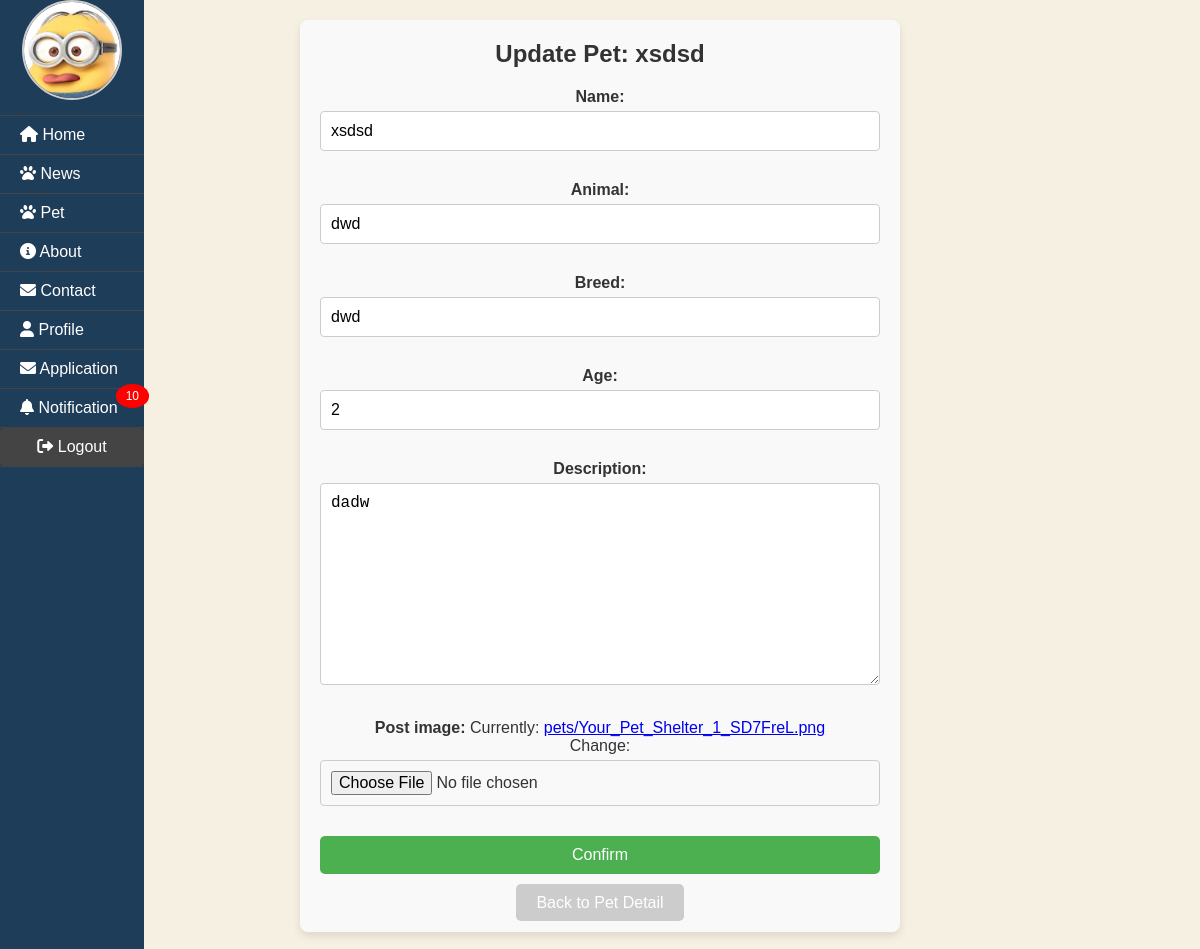
Page /pets/18/edit/ (signed in) on the committed database.
### app/models.py (models this page shows, shortened)
class Profile(models.Model):
    user = models.OneToOneField(User, on_delete=models.CASCADE)
    age = models.IntegerField(null=True, blank=True)
    gender = models.CharField(max_length=1)
    phone_number = models.CharField(max_length=15)
    image = models.ImageField(upload_to='profile_images/', blank=True, null=True, default='profile_images/default_profile.jpg')

class Pet(models.Model):
    name = models.CharField(max_length=100)
    animal = models.CharField(max_length=50)
    breed = models.CharField(max_length=50)
    age = models.IntegerField()
    description = models.TextField()
    post_image = models.ImageField(upload_to='pets/')
    owner = models.ForeignKey(User, null=True, blank=True, on_delete=models.SET_NULL)
    is_adopted = models.BooleanField(default=False)

### app/views.py (the view, shortened to what this page needs)
# urls.py: path('pets/<int:pk>/edit/', PetUpdateView.as_view(), name='pet_update'),
@method_decorator(login_required, name='dispatch')
class PetUpdateView(UpdateView):
    model = Pet
    fields = ['name', 'animal', 'breed', 'age', 'description', 'post_image']
    template_name = 'app/pet_update.html'

### app/context_processor.py (called while the page is built)
def notification_count(request):
    if request.user.is_authenticated:
        unread_count = Notification.objects.filter(user=request.user, is_read=False).count()
    else:
        unread_count = 0
    return {'unread_notification_count': unread_count}

### app/templates/app/pet_update.html (shortened to what this page needs)
{% extends 'app/base.html' %}
{% load static %}
{% block content %}
    <div class="update-pet-form-container">
        <h2 class="update-pet-title">Update Pet: {{ pet.name }}</h2>
        <form action="{% url 'pet_update' pet.pk %}"  enctype="multipart/form-data" method="post" class="update-pet-form" >
            {{ form.as_p }}
            <input type="submit" value="Confirm" class="btn btn-primary">
        </form>
            <div class="back-to-detail-link">
                <a href="{% url 'pet_detail' pet.pk %}" class="btn btn-secondary">Back to Pet Detail</a>
            </div>
    </div>
{% endblock content %}

### app/templates/app/base.html (shortened to what this page needs)
<!DOCTYPE html>
{% load static %}
<html lang="en">
<head>
    <link rel="stylesheet" href="https://cdnjs.cloudflare.com/ajax/libs/font-awesome/6.0.0-beta3/css/all.min.css">
    <link rel="stylesheet" href="{% static 'css/base.css' %}">
</head>
<body>
    <div class="wrapper">
        <div class="sidebar">
            <ul class="sidebar-menu">
               <li class="user-info">
                    {% if user.is_authenticated %}
                        <img class="user-avatar"
                             src="{% if user.profile.image %}{{ user.profile.image.url }}{% else %}{% static 'images/default_profile.jpg' %}{% endif %}"
                             alt="Profile Image">
                    {% else %}
                        <img class="user-avatar" src="{% static 'images/favicon.ico' %}" alt="Default Profile Image">
                    {% endif %}
                </li>
                    <li><a href="{% url 'home' %}"><i class="fas fa-home"></i><span> Home </span></a></li>
                    <li><a href="{% url 'news' %}"><i class="fas fa-paw"></i><span> News </span></a></li>
                    <li><a href="{% url 'pets' %}"><i class="fas fa-paw"></i><span> Pet </span></a></li>
                    <li><a href="{% url 'about' %}"><i class="fas fa-info-circle"></i><span> About </span></a></li>
                    <li><a href="{% url 'contact' %}"><i class="fas fa-envelope"></i><span> Contact </span></a></li>
                     {% if user.is_authenticated %}
                    <li><a href="{% url 'profile' %}"><i class="fas fa-user"></i><span> Profile</span></a></li>
                    {% if user.is_staff %}
                        <li><a href="{% url 'adoption_application' %}"><i class="fas fa-envelope"></i><span> Application</span></a></li>
                    {% endif %}
                     <li>
                        <a href="{% url 'notification_list' %}" class="sidebar-menu-item" >
                            <i class="fas fa-bell"></i> Notification
                            {% if unread_notification_count > 0 %}
                                <span class="notification-badge">{{ unread_notification_count }}</span>
                            {% endif %}
                        </a>
                    </li>
                    <li>
                        <form action="{% url 'logout' %}" method="post" class="logout-form">
                            <button type="submit"><i class="fas fa-sign-out-alt"></i><span> Logout</span></button>
                        </form>
                    </li>
                {% else %}
                    <li><a href="{% url 'login' %}" class="login-link"><i class="fas fa-sign-in-alt"></i><span> Login</span></a></li>
                {% endif %}
            </ul>
        </div>
        <div class="content">
            {% block content %}
            {% endblock content %}
        </div>
    </div>
</body>
</html>

### static/css/base.css (style rules this page uses)
* { box-sizing: border-box; margin: 0; padding: 0; }
html, body { font-family: Arial, sans-serif; display: flex; height: 100%; width: 100%; }
.wrapper { display: flex; background-color: #003366; height: 100%; width: 100%; }
.sidebar { flex: 12%; width: 12%; background-color: #1e3d59; color: white; position: fixed; top: 0; left: 0; height: 100%; transition: width 0.3s ease; }
.content { flex: 88%; background-color: #f5f0e1; height: 100%; width: 88%; padding: 20px; transition: margin-left 0.3s ease; overflow-y: auto; overflow-x: auto; }
.sidebar-menu { list-style: none; padding: 0; }
.sidebar-menu li { border-bottom: 1px solid #444; }
.sidebar-menu a { color: white; text-decoration: none; padding: 10px 20px; display: block; transition: background-color 0.3s ease; position: relative; }
.notification-badge { background-color: red; color: white; padding: 5px 10px; border-radius: 50%; position: absolute; top: -5px; right: -5px; font-size: 12px; }
.logout-form button { background-color: #444; color: #fff; padding: 10px 20px; border: none; width: 100%; text-align: center; cursor: pointer; font-size: 16px; transition: background-color 0.3s ease; }
button { background-color: #6b705c; color: white; border: none; padding: 10px 20px; border-radius: 4px; cursor: pointer; }
h2 { text-align: center; margin-bottom: 30px; font-size: 24px; color: #333; }
textarea { resize: vertical; }
p { font-size: 18px; color: #333; margin-bottom: 20px; text-align: center; }
.update-pet-title { text-align: center; font-size: 24px; margin-bottom: 20px; color: #333; }
.update-pet-form-container { width: 100%; max-width: 600px; margin: 0 auto; padding: 20px; background-color: #f9f9f9; border-radius: 8px; box-shadow: 0 4px 8px rgba(0, 0, 0, 0.1); }
.update-pet-form { display: flex; flex-direction: column; gap: 15px; }
.update-pet-form .btn-primary { padding: 10px 20px; background-color: #4CAF50; color: white; border: none; border-radius: 5px; font-size: 16px; cursor: pointer; }
.back-to-detail-link { margin-top: 20px; text-align: center; }
.back-to-detail-link .btn-secondary { padding: 10px 20px; background-color: #ccc; color: white; text-decoration: none; border-radius: 5px; font-size: 16px; }
.user-info { display: flex; flex-direction: column; align-items: center; text-align: center; }
.user-avatar { width: 100px; height: 100px; border-radius: 50%; object-fit: cover; border: 2px solid #ccc; margin-bottom: 15px; }
form p { margin-bottom: 15px; font-size: 16px; color: #333; }
form p label { font-weight: bold; }
form p input, form p select, form p textarea { width: 100%; padding: 10px; margin-top: 5px; border: 1px solid #ccc; border-radius: 4px; font-size: 16px; }

### rows in the picture
Pet: name "xsdsd", animal "dwd", breed "dwd", age "2", description "dadw"

### other values in the picture
{{ unread_notification_count }} "10"
